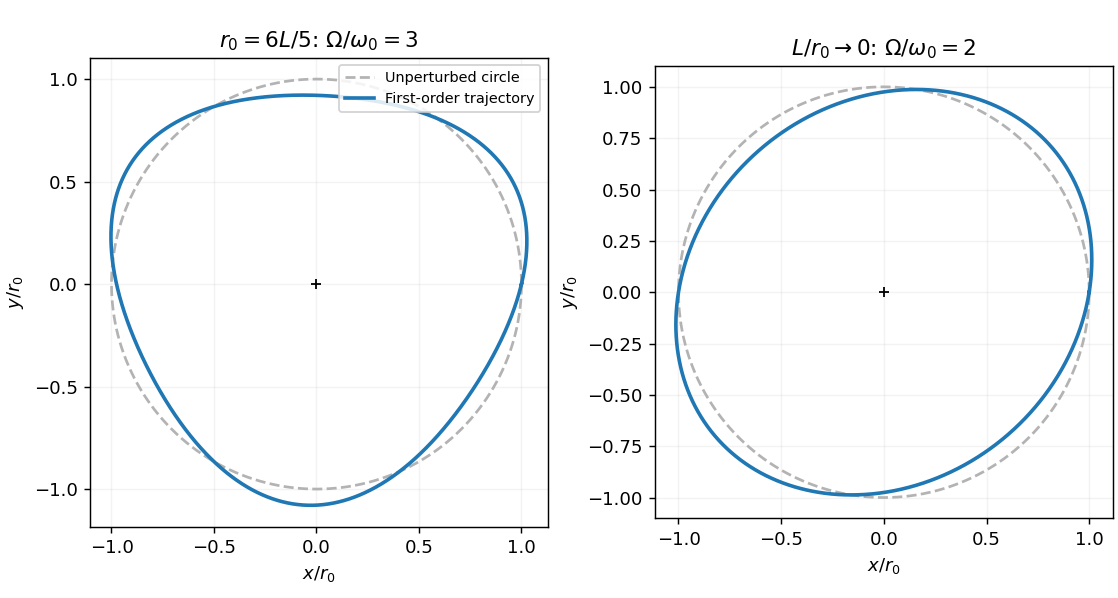

Python code for this plot:
"""First-order radial and angular perturbations of two circular orbits."""
from pathlib import Path
import matplotlib.pyplot as plt
import numpy as np


def main():
    t = np.linspace(0, 2*np.pi, 1800)
    amplitude = .08
    fig, axes = plt.subplots(1, 2, figsize=(8.6, 4.6), layout="constrained")
    for ax, ratio, label in zip(axes, [3, 2], [r"$r_0=6L/5$: $\Omega/\omega_0=3$", r"$L/r_0\to0$: $\Omega/\omega_0=2$"]):
        radius = 1+amplitude*np.sin(ratio*t)
        angle = t+2*amplitude/ratio*(np.cos(ratio*t)-1)
        ax.plot(np.cos(t), np.sin(t), color="0.7", ls="--", label="Unperturbed circle")
        ax.plot(radius*np.cos(angle), radius*np.sin(angle), lw=2, label="First-order trajectory")
        ax.plot(0, 0, "k+"); ax.set(aspect="equal", title=label, xlabel=r"$x/r_0$", ylabel=r"$y/r_0$")
        ax.grid(alpha=.15)
    axes[0].legend(loc="upper right", fontsize=8, framealpha=.85)
    fig.savefig(Path(__file__).with_suffix(".png").name, dpi=130, facecolor="white")
    plt.close(fig)


if __name__ == "__main__":
    main()
